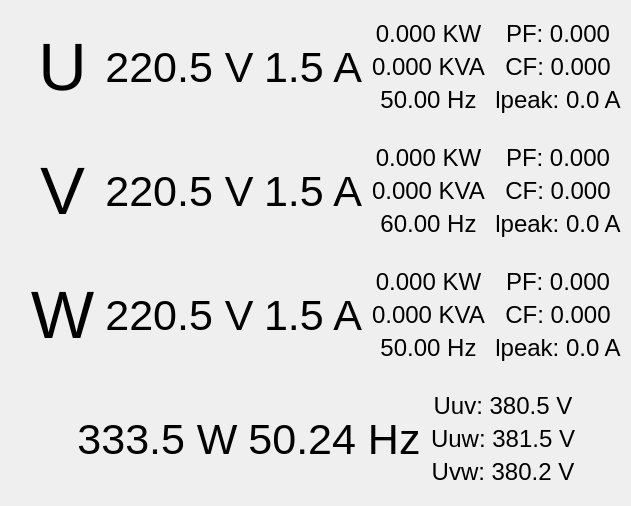
      <widget class="QWidget" name="widget_2" native="true">
       <layout class="QVBoxLayout" name="verticalLayout_2">
        <property name="spacing">
         <number>10</number>
        </property>
        <property name="leftMargin">
         <number>10</number>
        </property>
        <property name="topMargin">
         <number>10</number>
        </property>
        <property name="rightMargin">
         <number>10</number>
        </property>
        <property name="bottomMargin">
         <number>10</number>
        </property>
        <item>
         <widget class="QWidget" name="printWidget1" native="true">
          <layout class="QHBoxLayout" name="horizontalLayout_4">
           <property name="spacing">
            <number>10</number>
           </property>
           <property name="leftMargin">
            <number>20</number>
           </property>
           <property name="topMargin">
            <number>0</number>
           </property>
           <property name="rightMargin">
            <number>0</number>
           </property>
           <property name="bottomMargin">
            <number>0</number>
           </property>
           <item>
            <widget class="QLabel" name="ULab">
             <property name="maximumSize">
              <size>
               <width>120</width>
               <height>120</height>
              </size>
             </property>
             <property name="styleSheet">
              <string notr="true">QLabel{
font-size: 50pt;
}</string>
             </property>
             <property name="text">
              <string>U</string>
             </property>
             <property name="alignment">
              <set>Qt::AlignCenter</set>
             </property>
            </widget>
           </item>
           <item>
            <widget class="QLabel" name="voltageLabU">
             <property name="styleSheet">
              <string notr="true">QLabel{
font-size: 32pt;
}</string>
             </property>
             <property name="text">
              <string>220.5 V</string>
             </property>
             <property name="alignment">
              <set>Qt::AlignCenter</set>
             </property>
            </widget>
           </item>
           <item>
            <widget class="QLabel" name="currentLabU">
             <property name="styleSheet">
              <string notr="true">QLabel{
font-size: 32pt;
}</string>
             </property>
             <property name="text">
              <string>1.5 A</string>
             </property>
             <property name="alignment">
              <set>Qt::AlignCenter</set>
             </property>
            </widget>
           </item>
           <item>
            <widget class="QWidget" name="detailWidgetU1" native="true">
             <property name="styleSheet">
              <string notr="true">QLabel{
font-size: 18pt;
}</string>
             </property>
             <layout class="QVBoxLayout" name="verticalLayout_9">
              <property name="spacing">
               <number>5</number>
              </property>
              <property name="leftMargin">
               <number>0</number>
              </property>
              <property name="topMargin">
               <number>10</number>
              </property>
              <property name="rightMargin">
               <number>0</number>
              </property>
              <property name="bottomMargin">
               <number>10</number>
              </property>
              <item>
               <widget class="QLabel" name="detailValU1">
                <property name="text">
                 <string>0.000 KW</string>
                </property>
                <property name="alignment">
                 <set>Qt::AlignCenter</set>
                </property>
               </widget>
              </item>
              <item>
               <widget class="QLabel" name="detailValU2">
                <property name="text">
                 <string>0.000 KVA</string>
                </property>
                <property name="alignment">
                 <set>Qt::AlignCenter</set>
                </property>
               </widget>
              </item>
              <item>
               <widget class="QLabel" name="detailValU3">
                <property name="text">
                 <string>50.00 Hz</string>
                </property>
                <property name="alignment">
                 <set>Qt::AlignCenter</set>
                </property>
               </widget>
              </item>
             </layout>
            </widget>
           </item>
           <item>
            <widget class="QWidget" name="detailWidgetU2" native="true">
             <property name="styleSheet">
              <string notr="true">QLabel{
font-size: 18pt;
}</string>
             </property>
             <layout class="QVBoxLayout" name="verticalLayout_8">
              <property name="spacing">
               <number>5</number>
              </property>
              <property name="leftMargin">
               <number>0</number>
              </property>
              <property name="topMargin">
               <number>10</number>
              </property>
              <property name="rightMargin">
               <number>0</number>
              </property>
              <property name="bottomMargin">
               <number>10</number>
              </property>
              <item>
               <widget class="QLabel" name="detailValU4">
                <property name="text">
                 <string>PF: 0.000</string>
                </property>
                <property name="alignment">
                 <set>Qt::AlignCenter</set>
                </property>
               </widget>
              </item>
              <item>
               <widget class="QLabel" name="detailValU5">
                <property name="text">
                 <string>CF: 0.000</string>
                </property>
                <property name="alignment">
                 <set>Qt::AlignCenter</set>
                </property>
               </widget>
              </item>
              <item>
               <widget class="QLabel" name="detailValU6">
                <property name="text">
                 <string>lpeak: 0.0 A</string>
                </property>
                <property name="alignment">
                 <set>Qt::AlignCenter</set>
                </property>
               </widget>
              </item>
             </layout>
            </widget>
           </item>
          </layout>
         </widget>
        </item>
        <item>
         <widget class="QWidget" name="printWidget2" native="true">
          <layout class="QHBoxLayout" name="horizontalLayout_5">
           <property name="spacing">
            <number>10</number>
           </property>
           <property name="leftMargin">
            <number>20</number>
           </property>
           <property name="topMargin">
            <number>0</number>
           </property>
           <property name="rightMargin">
            <number>0</number>
           </property>
           <property name="bottomMargin">
            <number>0</number>
           </property>
           <item>
            <widget class="QLabel" name="VLab">
             <property name="maximumSize">
              <size>
               <width>120</width>
               <height>120</height>
              </size>
             </property>
             <property name="styleSheet">
              <string notr="true">QLabel{
font-size: 50pt;
}</string>
             </property>
             <property name="text">
              <string>V</string>
             </property>
             <property name="alignment">
              <set>Qt::AlignCenter</set>
             </property>
            </widget>
           </item>
           <item>
            <widget class="QLabel" name="voltageLabV">
             <property name="styleSheet">
              <string notr="true">QLabel{
font-size: 32pt;
}</string>
             </property>
             <property name="text">
              <string>220.5 V</string>
             </property>
             <property name="alignment">
              <set>Qt::AlignCenter</set>
             </property>
            </widget>
           </item>
           <item>
            <widget class="QLabel" name="currentLabV">
             <property name="styleSheet">
              <string notr="true">QLabel{
font-size: 32pt;
}</string>
             </property>
             <property name="text">
              <string>1.5 A</string>
             </property>
             <property name="alignment">
              <set>Qt::AlignCenter</set>
             </property>
            </widget>
           </item>
           <item>
            <widget class="QWidget" name="detailWidgetV1" native="true">
             <property name="styleSheet">
              <string notr="true">QLabel{
font-size: 18pt;
}</string>
             </property>
             <layout class="QVBoxLayout" name="verticalLayout_10">
              <property name="spacing">
               <number>5</number>
              </property>
              <property name="leftMargin">
               <number>0</number>
              </property>
              <property name="topMargin">
               <number>10</number>
              </property>
              <property name="rightMargin">
               <number>0</number>
              </property>
              <property name="bottomMargin">
               <number>10</number>
              </property>
              <item>
               <widget class="QLabel" name="detailValV1">
                <property name="text">
                 <string>0.000 KW</string>
                </property>
                <property name="alignment">
                 <set>Qt::AlignCenter</set>
                </property>
               </widget>
              </item>
              <item>
               <widget class="QLabel" name="detailValV2">
                <property name="text">
                 <string>0.000 KVA</string>
                </property>
                <property name="alignment">
                 <set>Qt::AlignCenter</set>
                </property>
               </widget>
              </item>
              <item>
               <widget class="QLabel" name="detailValV3">
                <property name="text">
                 <string>60.00 Hz</string>
                </property>
                <property name="alignment">
                 <set>Qt::AlignCenter</set>
                </property>
               </widget>
              </item>
             </layout>
            </widget>
           </item>
           <item>
            <widget class="QWidget" name="detailWidgetV2" native="true">
             <property name="styleSheet">
              <string notr="true">QLabel{
font-size: 18pt;
}</string>
             </property>
             <layout class="QVBoxLayout" name="verticalLayout_11">
              <property name="spacing">
               <number>5</number>
              </property>
              <property name="leftMargin">
               <number>0</number>
              </property>
              <property name="topMargin">
               <number>10</number>
              </property>
              <property name="rightMargin">
               <number>0</number>
              </property>
              <property name="bottomMargin">
               <number>10</number>
              </property>
              <item>
               <widget class="QLabel" name="detailValV4">
                <property name="text">
                 <string>PF: 0.000</string>
                </property>
                <property name="alignment">
                 <set>Qt::AlignCenter</set>
                </property>
               </widget>
              </item>
              <item>
               <widget class="QLabel" name="detailValV5">
                <property name="text">
                 <string>CF: 0.000</string>
                </property>
                <property name="alignment">
                 <set>Qt::AlignCenter</set>
                </property>
               </widget>
              </item>
              <item>
               <widget class="QLabel" name="detailValV6">
                <property name="text">
                 <string>lpeak: 0.0 A</string>
                </property>
                <property name="alignment">
                 <set>Qt::AlignCenter</set>
                </property>
               </widget>
              </item>
             </layout>
            </widget>
           </item>
          </layout>
         </widget>
        </item>
        <item>
         <widget class="QWidget" name="printWidget3" native="true">
          <layout class="QHBoxLayout" name="horizontalLayout_6">
           <property name="spacing">
            <number>10</number>
           </property>
           <property name="leftMargin">
            <number>20</number>
           </property>
           <property name="topMargin">
            <number>0</number>
           </property>
           <property name="rightMargin">
            <number>0</number>
           </property>
           <property name="bottomMargin">
            <number>0</number>
           </property>
           <item>
            <widget class="QLabel" name="WLab">
             <property name="maximumSize">
              <size>
               <width>120</width>
               <height>120</height>
              </size>
             </property>
             <property name="styleSheet">
              <string notr="true">QLabel{
font-size: 50pt;
}</string>
             </property>
             <property name="text">
              <string>W</string>
             </property>
             <property name="alignment">
              <set>Qt::AlignCenter</set>
             </property>
            </widget>
           </item>
           <item>
            <widget class="QLabel" name="voltageLabW">
             <property name="styleSheet">
              <string notr="true">QLabel{
font-size: 32pt;
}</string>
             </property>
             <property name="text">
              <string>220.5 V</string>
             </property>
             <property name="alignment">
              <set>Qt::AlignCenter</set>
             </property>
            </widget>
           </item>
           <item>
            <widget class="QLabel" name="currentLabW">
             <property name="styleSheet">
              <string notr="true">QLabel{
font-size: 32pt;
}</string>
             </property>
             <property name="text">
              <string>1.5 A</string>
             </property>
             <property name="alignment">
              <set>Qt::AlignCenter</set>
             </property>
            </widget>
           </item>
           <item>
            <widget class="QWidget" name="detailWidgetW1" native="true">
             <property name="styleSheet">
              <string notr="true">QLabel{
font-size: 18pt;
}</string>
             </property>
             <layout class="QVBoxLayout" name="verticalLayout_12">
              <property name="spacing">
               <number>5</number>
              </property>
              <property name="leftMargin">
               <number>0</number>
              </property>
              <property name="topMargin">
               <number>10</number>
              </property>
              <property name="rightMargin">
               <number>0</number>
              </property>
              <property name="bottomMargin">
               <number>10</number>
              </property>
              <item>
               <widget class="QLabel" name="detailValW1">
                <property name="text">
                 <string>0.000 KW</string>
                </property>
                <property name="alignment">
                 <set>Qt::AlignCenter</set>
                </property>
               </widget>
              </item>
              <item>
               <widget class="QLabel" name="detailValW2">
                <property name="text">
                 <string>0.000 KVA</string>
                </property>
                <property name="alignment">
                 <set>Qt::AlignCenter</set>
                </property>
               </widget>
              </item>
              <item>
               <widget class="QLabel" name="detailValW3">
                <property name="text">
                 <string>50.00 Hz</string>
                </property>
                <property name="alignment">
                 <set>Qt::AlignCenter</set>
                </property>
               </widget>
              </item>
             </layout>
            </widget>
           </item>
           <item>
            <widget class="QWidget" name="detailWidgetW2" native="true">
             <property name="styleSheet">
              <string notr="true">QLabel{
font-size: 18pt;
}</string>
             </property>
             <layout class="QVBoxLayout" name="verticalLayout_13">
              <property name="spacing">
               <number>5</number>
              </property>
              <property name="leftMargin">
               <number>0</number>
              </property>
              <property name="topMargin">
               <number>10</number>
              </property>
              <property name="rightMargin">
               <number>0</number>
              </property>
              <property name="bottomMargin">
               <number>10</number>
              </property>
              <item>
               <widget class="QLabel" name="detailValW4">
                <property name="text">
                 <string>PF: 0.000</string>
                </property>
                <property name="alignment">
                 <set>Qt::AlignCenter</set>
                </property>
               </widget>
              </item>
              <item>
               <widget class="QLabel" name="detailValW5">
                <property name="text">
                 <string>CF: 0.000</string>
                </property>
                <property name="alignment">
                 <set>Qt::AlignCenter</set>
                </property>
               </widget>
              </item>
              <item>
               <widget class="QLabel" name="detailValW6">
                <property name="text">
                 <string>lpeak: 0.0 A</string>
                </property>
                <property name="alignment">
                 <set>Qt::AlignCenter</set>
                </property>
               </widget>
              </item>
             </layout>
            </widget>
           </item>
          </layout>
         </widget>
        </item>
        <item>
         <widget class="QWidget" name="powerWidget" native="true">
          <layout class="QHBoxLayout" name="horizontalLayout_7">
           <property name="spacing">
            <number>10</number>
           </property>
           <property name="leftMargin">
            <number>20</number>
           </property>
           <property name="topMargin">
            <number>0</number>
           </property>
           <property name="rightMargin">
            <number>0</number>
           </property>
           <property name="bottomMargin">
            <number>0</number>
           </property>
           <item>
            <widget class="QLabel" name="label">
             <property name="maximumSize">
              <size>
               <width>120</width>
               <height>120</height>
              </size>
             </property>
             <property name="text">
              <string/>
             </property>
            </widget>
           </item>
           <item>
            <widget class="QLabel" name="powerTotalVal">
             <property name="styleSheet">
              <string notr="true">QLabel{
font-size: 32pt;
}</string>
             </property>
             <property name="text">
              <string>333.5 W</string>
             </property>
             <property name="alignment">
              <set>Qt::AlignCenter</set>
             </property>
            </widget>
           </item>
           <item>
            <widget class="QLabel" name="freqTotalVal">
             <property name="styleSheet">
              <string notr="true">QLabel{
font-size: 32pt;
}</string>
             </property>
             <property name="text">
              <string>50.24 Hz</string>
             </property>
             <property name="alignment">
              <set>Qt::AlignCenter</set>
             </property>
            </widget>
           </item>
           <item>
            <widget class="QWidget" name="powerDetailWidget" native="true">
             <property name="styleSheet">
              <string notr="true">QLabel{
font-size: 18pt;
}</string>
             </property>
             <layout class="QVBoxLayout" name="verticalLayout_14">
              <property name="spacing">
               <number>5</number>
              </property>
              <property name="leftMargin">
               <number>0</number>
              </property>
              <property name="topMargin">
               <number>10</number>
              </property>
              <property name="rightMargin">
               <number>0</number>
              </property>
              <property name="bottomMargin">
               <number>10</number>
              </property>
              <item>
               <widget class="QLabel" name="powerVal1">
                <property name="text">
                 <string>Uuv: 380.5 V</string>
                </property>
                <property name="alignment">
                 <set>Qt::AlignCenter</set>
                </property>
               </widget>
              </item>
              <item>
               <widget class="QLabel" name="powerVal2">
                <property name="text">
                 <string>Uuw: 381.5 V</string>
                </property>
                <property name="alignment">
                 <set>Qt::AlignCenter</set>
                </property>
               </widget>
              </item>
              <item>
               <widget class="QLabel" name="powerVal3">
                <property name="text">
                 <string>Uvw: 380.2 V</string>
                </property>
                <property name="alignment">
                 <set>Qt::AlignCenter</set>
                </property>
               </widget>
              </item>
             </layout>
            </widget>
           </item>
           <item>
            <widget class="QLabel" name="label_16">
             <property name="text">
              <string/>
             </property>
            </widget>
           </item>
          </layout>
         </widget>
        </item>
       </layout>
      </widget>
